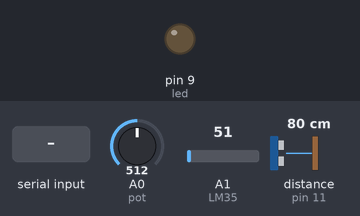
Simulated run of this sketch. Board: Arduino Uno, built with avr-gcc and run on an emulated ATmega328P. Parts: output pins drawn as LEDs (lit = HIGH). Wiring (inferred from the names in the program): ultrasonic range finder: trigger pin 10; echo pin 11. Inputs (shaded band) come from the test bench; at power-on: A0 (pot) = 512, A1 (LM35) = 51, distance to the obstacle (sensor on pin 11) 80 cm. The echo pulse lasts 58.3 µs per cm; pins used as bus, display or sensor lines are not drawn; what the sketch prints to the serial monitor is not drawn.

Above: at 1.2 s.
1.3 s: "a" received over Serial
At 2.1 s:
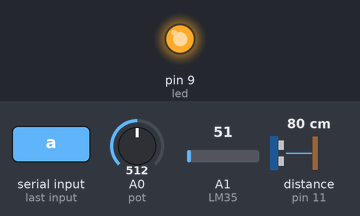
2.8 s: "b" received over Serial
At 4.0 s:
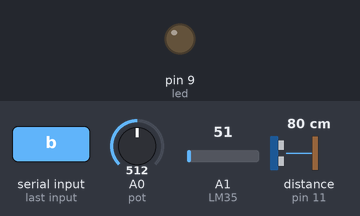
Timing chart, 0 to 5.8 s (numbered marks = the images above; inputs shaded):
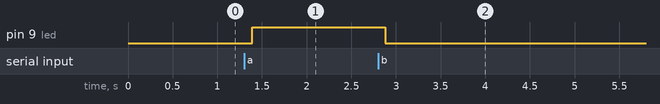

Measured:
- after the input at 1.3 s, pin 9 (led): LOW → HIGH after 0.09 s
- after the input at 2.8 s, pin 9 (led): HIGH → LOW after 0.08 s

The sketch:

todo.ino
```cpp
#define pot A0
#define LM35 A1

#define trigger 10
#define echo 11

#define led 9
char letra;
int lectura, lecturaLM35;
double t,d, temp;

void setup() {
  // put your setup code here, to run once:
  pinMode(pot,INPUT);

  pinMode(trigger,OUTPUT);
  pinMode(echo,INPUT);

  pinMode(LM35,INPUT);

  pinMode(led,OUTPUT);
  Serial.begin(9600);

  digitalWrite(trigger,LOW);
}

void loop() {
  // put your main code here, to run repeatedly:

  digitalWrite(trigger,HIGH);
  delayMicroseconds(10);
  digitalWrite(trigger,LOW);
  t=pulseIn(echo,HIGH);
  d=t/59;

  lectura = analogRead(pot);

  lecturaLM35=analogRead(LM35);
  temp=(lecturaLM35*5*100)/1023;

  Serial.println(lectura); //Escribir datos a PC
  Serial.println(d);
  Serial.println(temp);

  if (Serial.available()>0){
    letra = Serial.read();
  }
  if(letra=='a'){
    digitalWrite(led,HIGH);
  }
  if(letra=='b'){
    digitalWrite(led,LOW);
  }

  delay(100);
}
```
